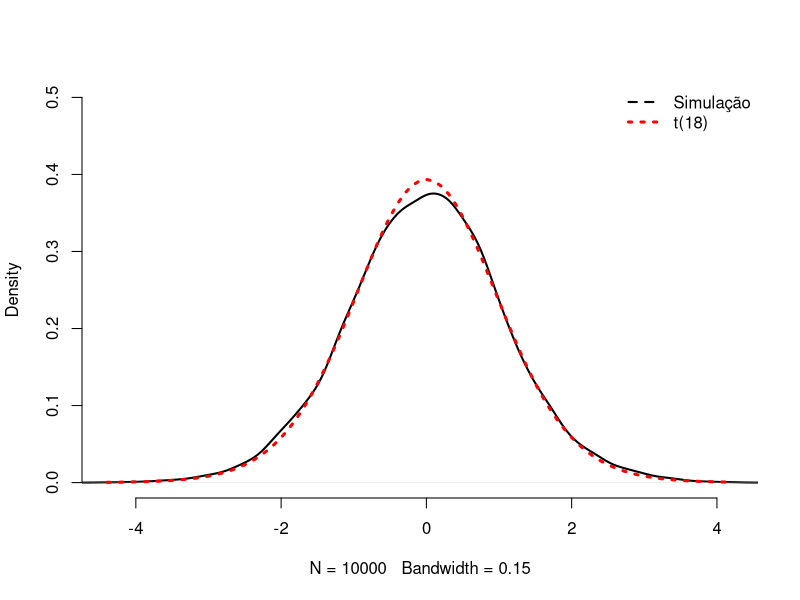
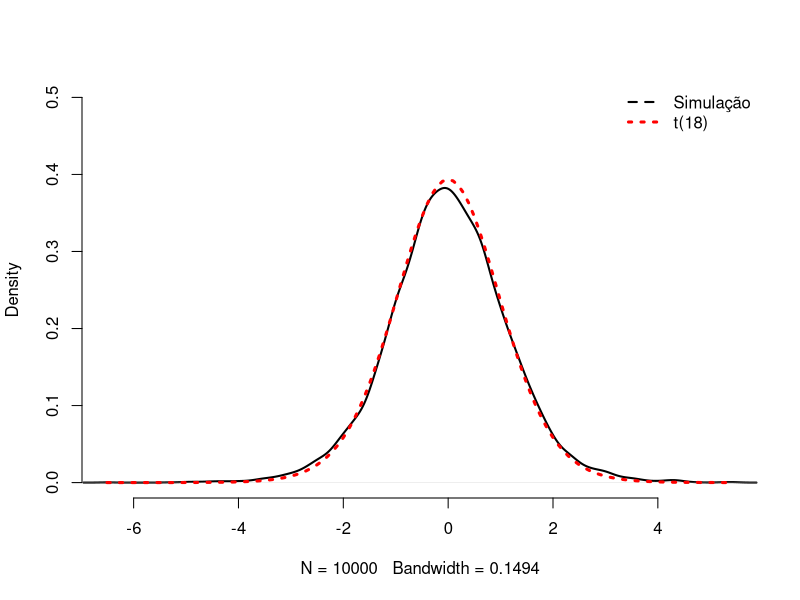
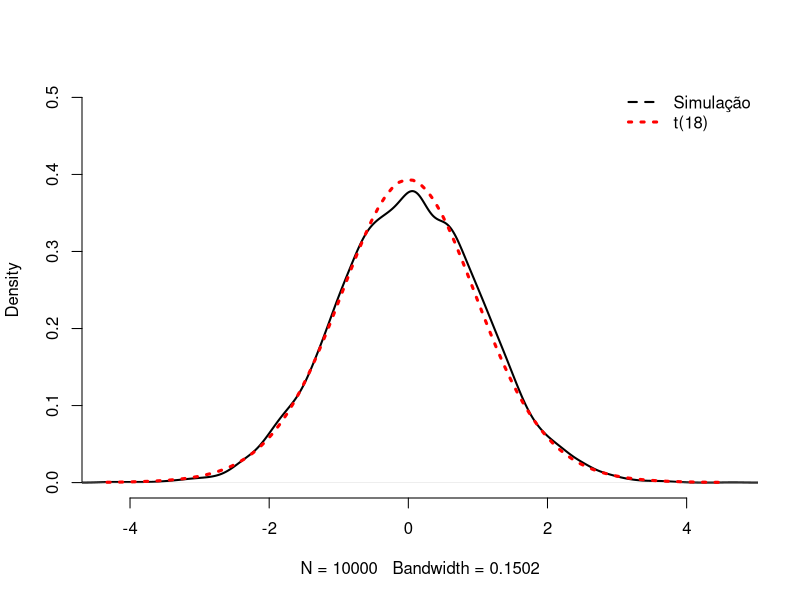
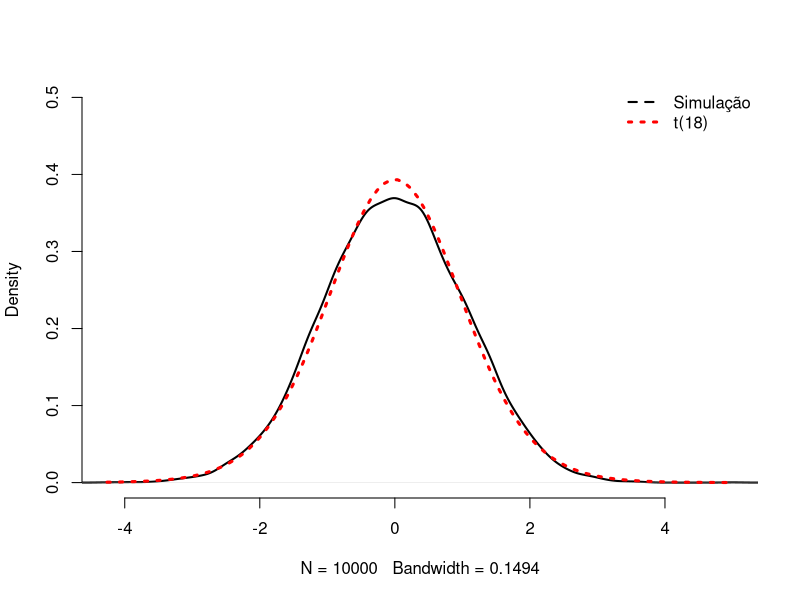
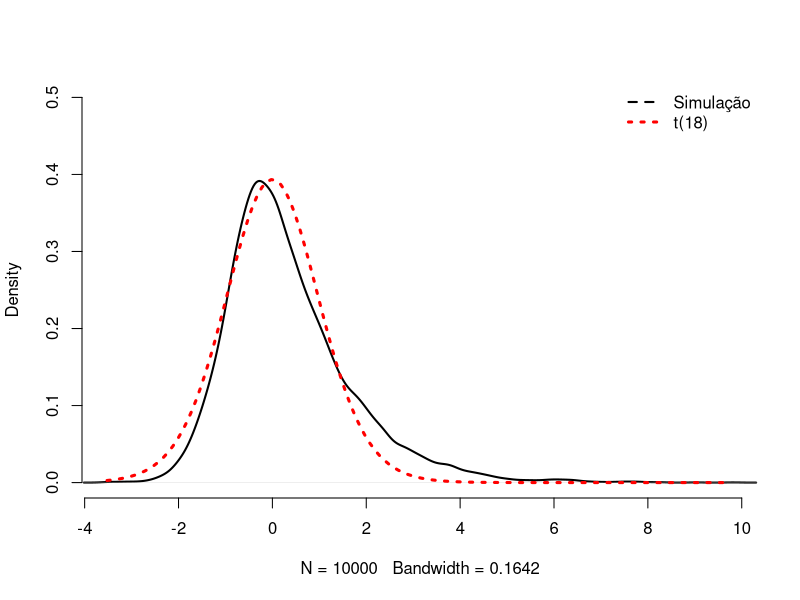
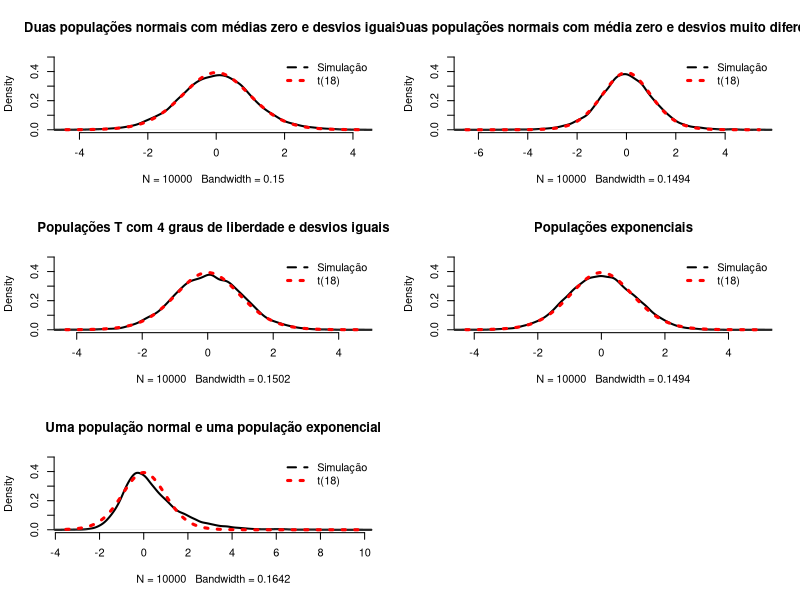

Write the R code that produced these figures, in order.
set.seed(123456)
x<-rnorm(10,mean=50,sd=10)
y<-rnorm(10,mean=50,sd=10)

m<-length(x)
n<-length(y)

sp<-sqrt(((m-1)*sd(x)^2+(n-1)*sd(y)^2)/(m+n-2))
sp

t<-(mean(x)-mean(y))/(sp*sqrt(1/m+1/n))
t

t.test(x,y,var.equal =T,alternative = c("two.sided"))
summary(lm(c(x,y)~rep(c("a","b"),c(m,n))))

estatistica.t<-function(x,y) {
    m<-length(x)
    n<-length(y)
    sp<-sqrt(((m-1)*sd(x)^2+(n-1)*sd(y)^2)/(m+n-2))
    t<-(mean(x)-mean(y))/(sp*sqrt(1/m+1/n))
    return(t)
    }

dados.x<-c(1,4,3,6,5)
dados.y<-c(5,4,7,6,10)
estatistica.t(dados.x,dados.y)

alpha<-0.05
m<-10
n<-10
N<-10000
n.rejeitar<-0

for (i in 1:N) {
    x<-rnorm(m,mean=0,sd=1)
    y<-rnorm(n,mean=0,sd=1)
    t<-estatistica.t(x,y)
    if (abs(t)>qt(1-alpha/2,n+m-2)) {
        n.rejeitar<-n.rejeitar+1
        }
    }

nivel.sig.verdadeiro<-n.rejeitar/N
nivel.sig.verdadeiro



#Duas populações normais com médias zero e desvios iguais (σx = σy = 1).
alpha<-0.05
m<-10
n<-10
N<-10000
n.rejeitar<-0
t.caso01<-vector()

for (i in 1:N) {
    x<-rnorm(m,mean=0,sd=1)
    y<-rnorm(n,mean=0,sd=1)
    t.caso01[i]<-estatistica.t(x,y)
    if (abs(t.caso01[i])>qt(1-alpha/2,n+m-2)) {
        n.rejeitar<-n.rejeitar+1
        }
    }

nivel.sig.verdadeiro<-n.rejeitar/N
nivel.sig.verdadeiro

plot(density(t.caso01),xlim=c(min(t.caso01),max(t.caso01)),ylim=c(0,0.5),frame=F,main="",lwd=2)
lines(seq(min(t.caso01),max(t.caso01),by=0.1),dt(seq(min(t.caso01),max(t.caso01),by=0.1),df=18),lty=3,col="red",lwd=3)
legend("topright",c("Simulação","t(18)"),lwd=c(2,3),lty=c(2,3),col=c("black","red"),bty="n")

#Duas populações normais com média zero e desvios muito diferentes (σx=1, σy=10).
alpha<-0.05
m<-10
n<-10
N<-10000
n.rejeitar<-0
t.caso02<-vector()

for (i in 1:N) {
    x=rnorm(m,mean=0,sd=1)
    y=rnorm(n,mean=0,sd=10)
    t.caso02[i]<-estatistica.t(x,y)
    if (abs(t.caso02[i])>qt(1-alpha/2,n+m-2)) {
        n.rejeitar<-n.rejeitar+1
        }
    }

nivel.sig.verdadeiro<-n.rejeitar/N
nivel.sig.verdadeiro

plot(density(t.caso02),xlim=c(min(t.caso02),max(t.caso02)),ylim=c(0,0.5),frame=F,main="",lwd=2)
lines(seq(min(t.caso02),max(t.caso02),by=0.1),dt(seq(min(t.caso02),max(t.caso02),by=0.1),df=18),lty=3,col="red",lwd=3)
legend("topright",c("Simulação","t(18)"),lwd=c(2,3),lty=c(2,3),col=c("black","red"),bty="n")

#Populações T com 4 graus de liberdade e desvios iguais
alpha<-0.05
m<-10
n<-10
N<-10000
n.rejeitar<-0
t.caso03<-vector()

for (i in 1:N) {
    x=rt(m,df=4)
    y=rt(n,df=4)
    t.caso03[i]<-estatistica.t(x,y)
    if (abs(t.caso03[i])>qt(1-alpha/2,n+m-2)) {
        n.rejeitar<-n.rejeitar+1
        }
    }

nivel.sig.verdadeiro<-n.rejeitar/N
nivel.sig.verdadeiro

plot(density(t.caso03),xlim=c(min(t.caso03),max(t.caso03)),ylim=c(0,0.5),frame=F,main="",lwd=2)
lines(seq(min(t.caso03),max(t.caso03),by=0.1),dt(seq(min(t.caso03),max(t.caso03),by=0.1),df=18),lty=3,col="red",lwd=3)
legend("topright",c("Simulação","t(18)"),lwd=c(2,3),lty=c(2,3),col=c("black","red"),bty="n")

#Populações exponenciais com μx = μy = 1.
alpha<-0.05
m<-10
n<-10
N<-10000
n.rejeitar<-0
t.caso04<-vector()

for (i in 1:N) {
    x=rexp(m,rate=1)
    y=rexp(n,rate=1)
    t.caso04[i]<-estatistica.t(x,y)
    if (abs(t.caso04[i])>qt(1-alpha/2,n+m-2)) {
        n.rejeitar<-n.rejeitar+1
        }
    }

nivel.sig.verdadeiro<-n.rejeitar/N
nivel.sig.verdadeiro

plot(density(t.caso04),xlim=c(min(t.caso04),max(t.caso04)),ylim=c(0,0.5),frame=F,main="",lwd=2)
lines(seq(min(t.caso04),max(t.caso04),by=0.1),dt(seq(min(t.caso04),max(t.caso04),by=0.1),df=18),lty=3,col="red",lwd=3)
legend("topright",c("Simulação","t(18)"),lwd=c(2,3),lty=c(2,3),col=c("black","red"),bty="n")

#Uma população normal (μx = 10, σx = 2) e uma população exponencial (μy = 10).
alpha<-0.05
m<-10
n<-10
N<-10000
n.rejeitar<-0
t.caso05<-vector()

for (i in 1:N) {
    x=rnorm(m,mean=10,sd=2)
    y=rexp(n,rate=1/10)
    t.caso05[i]<-estatistica.t(x,y)
    if (abs(t.caso05[i])>qt(1-alpha/2,n+m-2)) {
        n.rejeitar<-n.rejeitar+1
        }
    }

nivel.sig.verdadeiro<-n.rejeitar/N
nivel.sig.verdadeiro

plot(density(t.caso05),xlim=c(min(t.caso05),max(t.caso05)),ylim=c(0,0.5),frame=F,main="",lwd=2)
lines(seq(min(t.caso05),max(t.caso05),by=0.1),dt(seq(min(t.caso05),max(t.caso05),by=0.1),df=18),lty=3,col="red",lwd=3)
legend("topright",c("Simulação","t(18)"),lwd=c(2,3),lty=c(2,3),col=c("black","red"),bty="n")


#Graficão
par(mfrow=c(3,2))

plot(density(t.caso01),xlim=c(min(t.caso01),max(t.caso01)),ylim=c(0,0.5),frame=F,
     main="Duas populações normais com médias zero e desvios iguais",lwd=2)
lines(seq(min(t.caso01),max(t.caso01),by=0.1),dt(seq(min(t.caso01),max(t.caso01),by=0.1),df=18),lty=3,col="red",lwd=3)
legend("topright",c("Simulação","t(18)"),lwd=c(2,3),lty=c(2,3),col=c("black","red"),bty="n")

plot(density(t.caso02),xlim=c(min(t.caso02),max(t.caso02)),ylim=c(0,0.5),frame=F,
     main="Duas populações normais com média zero e desvios muito diferentes",lwd=2)
lines(seq(min(t.caso02),max(t.caso02),by=0.1),dt(seq(min(t.caso02),max(t.caso02),by=0.1),df=18),lty=3,col="red",lwd=3)
legend("topright",c("Simulação","t(18)"),lwd=c(2,3),lty=c(2,3),col=c("black","red"),bty="n")

plot(density(t.caso03),xlim=c(min(t.caso03),max(t.caso03)),ylim=c(0,0.5),frame=F,
     main="Populações T com 4 graus de liberdade e desvios iguais",lwd=2)
lines(seq(min(t.caso03),max(t.caso03),by=0.1),dt(seq(min(t.caso03),max(t.caso03),by=0.1),df=18),lty=3,col="red",lwd=3)
legend("topright",c("Simulação","t(18)"),lwd=c(2,3),lty=c(2,3),col=c("black","red"),bty="n")

plot(density(t.caso04),xlim=c(min(t.caso04),max(t.caso04)),ylim=c(0,0.5),frame=F,
     main="Populações exponenciais",lwd=2)
lines(seq(min(t.caso04),max(t.caso04),by=0.1),dt(seq(min(t.caso04),max(t.caso04),by=0.1),df=18),lty=3,col="red",lwd=3)
legend("topright",c("Simulação","t(18)"),lwd=c(2,3),lty=c(2,3),col=c("black","red"),bty="n")

plot(density(t.caso05),xlim=c(min(t.caso05),max(t.caso05)),ylim=c(0,0.5),frame=F,
     main="Uma população normal e uma população exponencial",lwd=2)
lines(seq(min(t.caso05),max(t.caso05),by=0.1),dt(seq(min(t.caso05),max(t.caso05),by=0.1),df=18),lty=3,col="red",lwd=3)
legend("topright",c("Simulação","t(18)"),lwd=c(2,3),lty=c(2,3),col=c("black","red"),bty="n")







